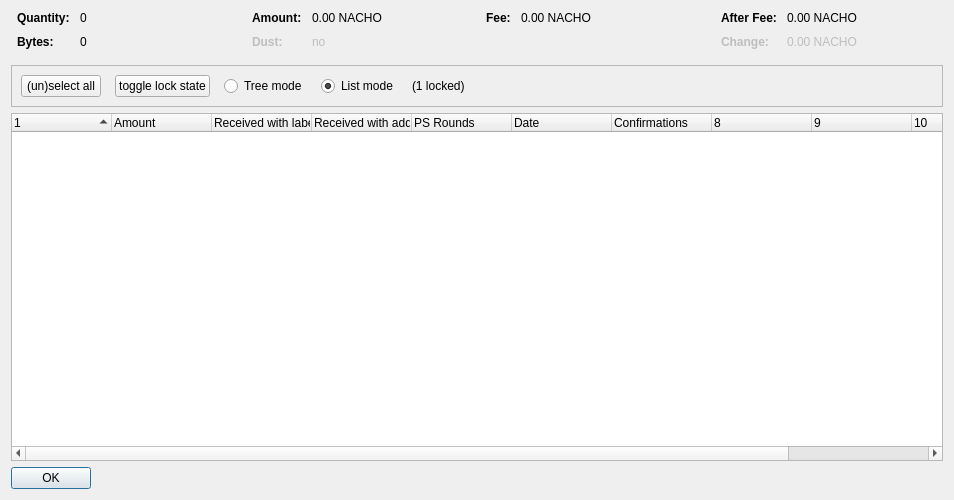
<?xml version="1.0" encoding="UTF-8"?>
<ui version="4.0">
 <class>CoinControlDialog</class>
 <widget class="QDialog" name="CoinControlDialog">
  <property name="geometry">
   <rect>
    <x>0</x>
    <y>0</y>
    <width>954</width>
    <height>500</height>
   </rect>
  </property>
  <property name="windowTitle">
   <string>Coin Selection</string>
  </property>
  <layout class="QVBoxLayout" name="verticalLayout">
   <item>
    <layout class="QHBoxLayout" name="horizontalLayoutTop" stretch="0,0,0,0">
     <property name="topMargin">
      <number>0</number>
     </property>
     <property name="bottomMargin">
      <number>10</number>
     </property>
     <item>
      <layout class="QFormLayout" name="formLayoutCoinControl1">
       <property name="horizontalSpacing">
        <number>10</number>
       </property>
       <property name="verticalSpacing">
        <number>10</number>
       </property>
       <property name="leftMargin">
        <number>6</number>
       </property>
       <property name="rightMargin">
        <number>6</number>
       </property>
       <item row="0" column="0">
        <widget class="QLabel" name="labelCoinControlQuantityText">
         <property name="font">
          <font>
           <weight>75</weight>
           <bold>true</bold>
          </font>
         </property>
         <property name="text">
          <string>Quantity:</string>
         </property>
        </widget>
       </item>
       <item row="0" column="1">
        <widget class="QLabel" name="labelCoinControlQuantity">
         <property name="cursor">
          <cursorShape>IBeamCursor</cursorShape>
         </property>
         <property name="contextMenuPolicy">
          <enum>Qt::ActionsContextMenu</enum>
         </property>
         <property name="text">
          <string notr="true">0</string>
         </property>
         <property name="textInteractionFlags">
          <set>Qt::LinksAccessibleByMouse|Qt::TextSelectableByKeyboard|Qt::TextSelectableByMouse</set>
         </property>
        </widget>
       </item>
       <item row="1" column="0">
        <widget class="QLabel" name="labelCoinControlBytesText">
         <property name="font">
          <font>
           <weight>75</weight>
           <bold>true</bold>
          </font>
         </property>
         <property name="text">
          <string>Bytes:</string>
         </property>
        </widget>
       </item>
       <item row="1" column="1">
        <widget class="QLabel" name="labelCoinControlBytes">
         <property name="cursor">
          <cursorShape>IBeamCursor</cursorShape>
         </property>
         <property name="contextMenuPolicy">
          <enum>Qt::ActionsContextMenu</enum>
         </property>
         <property name="text">
          <string notr="true">0</string>
         </property>
         <property name="textInteractionFlags">
          <set>Qt::LinksAccessibleByMouse|Qt::TextSelectableByKeyboard|Qt::TextSelectableByMouse</set>
         </property>
        </widget>
       </item>
      </layout>
     </item>
     <item>
      <layout class="QFormLayout" name="formLayoutCoinControl2">
       <property name="horizontalSpacing">
        <number>10</number>
       </property>
       <property name="verticalSpacing">
        <number>10</number>
       </property>
       <property name="leftMargin">
        <number>6</number>
       </property>
       <property name="rightMargin">
        <number>6</number>
       </property>
       <item row="0" column="0">
        <widget class="QLabel" name="labelCoinControlAmountText">
         <property name="font">
          <font>
           <weight>75</weight>
           <bold>true</bold>
          </font>
         </property>
         <property name="text">
          <string>Amount:</string>
         </property>
        </widget>
       </item>
       <item row="0" column="1">
        <widget class="QLabel" name="labelCoinControlAmount">
         <property name="cursor">
          <cursorShape>IBeamCursor</cursorShape>
         </property>
         <property name="contextMenuPolicy">
          <enum>Qt::ActionsContextMenu</enum>
         </property>
         <property name="text">
          <string notr="true">0.00 NACHO</string>
         </property>
         <property name="textInteractionFlags">
          <set>Qt::LinksAccessibleByMouse|Qt::TextSelectableByKeyboard|Qt::TextSelectableByMouse</set>
         </property>
        </widget>
       </item>
       <item row="1" column="0">
        <widget class="QLabel" name="labelCoinControlLowOutputText">
         <property name="enabled">
          <bool>false</bool>
         </property>
         <property name="font">
          <font>
           <weight>75</weight>
           <bold>true</bold>
          </font>
         </property>
         <property name="text">
          <string>Dust:</string>
         </property>
        </widget>
       </item>
       <item row="1" column="1">
        <widget class="QLabel" name="labelCoinControlLowOutput">
         <property name="enabled">
          <bool>false</bool>
         </property>
         <property name="cursor">
          <cursorShape>IBeamCursor</cursorShape>
         </property>
         <property name="contextMenuPolicy">
          <enum>Qt::ActionsContextMenu</enum>
         </property>
         <property name="text">
          <string notr="true">no</string>
         </property>
         <property name="textInteractionFlags">
          <set>Qt::LinksAccessibleByMouse|Qt::TextSelectableByKeyboard|Qt::TextSelectableByMouse</set>
         </property>
        </widget>
       </item>
      </layout>
     </item>
     <item>
      <layout class="QFormLayout" name="formLayoutCoinControl3">
       <property name="horizontalSpacing">
        <number>10</number>
       </property>
       <property name="verticalSpacing">
        <number>10</number>
       </property>
       <property name="leftMargin">
        <number>6</number>
       </property>
       <property name="rightMargin">
        <number>6</number>
       </property>
       <item row="0" column="0">
        <widget class="QLabel" name="labelCoinControlFeeText">
         <property name="font">
          <font>
           <weight>75</weight>
           <bold>true</bold>
          </font>
         </property>
         <property name="text">
          <string>Fee:</string>
         </property>
        </widget>
       </item>
       <item row="0" column="1">
        <widget class="QLabel" name="labelCoinControlFee">
         <property name="cursor">
          <cursorShape>IBeamCursor</cursorShape>
         </property>
         <property name="contextMenuPolicy">
          <enum>Qt::ActionsContextMenu</enum>
         </property>
         <property name="text">
          <string notr="true">0.00 NACHO</string>
         </property>
         <property name="textInteractionFlags">
          <set>Qt::LinksAccessibleByMouse|Qt::TextSelectableByKeyboard|Qt::TextSelectableByMouse</set>
         </property>
        </widget>
       </item>
      </layout>
     </item>
     <item>
      <layout class="QFormLayout" name="formLayoutCoinControl4">
       <property name="horizontalSpacing">
        <number>10</number>
       </property>
       <property name="verticalSpacing">
        <number>10</number>
       </property>
       <property name="leftMargin">
        <number>6</number>
       </property>
       <property name="rightMargin">
        <number>6</number>
       </property>
       <item row="0" column="0">
        <widget class="QLabel" name="labelCoinControlAfterFeeText">
         <property name="font">
          <font>
           <weight>75</weight>
           <bold>true</bold>
          </font>
         </property>
         <property name="text">
          <string>After Fee:</string>
         </property>
        </widget>
       </item>
       <item row="0" column="1">
        <widget class="QLabel" name="labelCoinControlAfterFee">
         <property name="cursor">
          <cursorShape>IBeamCursor</cursorShape>
         </property>
         <property name="contextMenuPolicy">
          <enum>Qt::ActionsContextMenu</enum>
         </property>
         <property name="text">
          <string notr="true">0.00 NACHO</string>
         </property>
         <property name="textInteractionFlags">
          <set>Qt::LinksAccessibleByMouse|Qt::TextSelectableByKeyboard|Qt::TextSelectableByMouse</set>
         </property>
        </widget>
       </item>
       <item row="1" column="0">
        <widget class="QLabel" name="labelCoinControlChangeText">
         <property name="enabled">
          <bool>false</bool>
         </property>
         <property name="font">
          <font>
           <weight>75</weight>
           <bold>true</bold>
          </font>
         </property>
         <property name="text">
          <string>Change:</string>
         </property>
        </widget>
       </item>
       <item row="1" column="1">
        <widget class="QLabel" name="labelCoinControlChange">
         <property name="enabled">
          <bool>false</bool>
         </property>
         <property name="cursor">
          <cursorShape>IBeamCursor</cursorShape>
         </property>
         <property name="contextMenuPolicy">
          <enum>Qt::ActionsContextMenu</enum>
         </property>
         <property name="text">
          <string notr="true">0.00 NACHO</string>
         </property>
         <property name="textInteractionFlags">
          <set>Qt::LinksAccessibleByMouse|Qt::TextSelectableByKeyboard|Qt::TextSelectableByMouse</set>
         </property>
        </widget>
       </item>
      </layout>
     </item>
    </layout>
   </item>
   <item>
    <widget class="QFrame" name="frame">
     <property name="minimumSize">
      <size>
       <width>0</width>
       <height>40</height>
      </size>
     </property>
     <property name="frameShape">
      <enum>QFrame::StyledPanel</enum>
     </property>
     <property name="frameShadow">
      <enum>QFrame::Sunken</enum>
     </property>
     <layout class="QHBoxLayout" name="horizontalLayout">
      <item>
       <layout class="QHBoxLayout" name="horizontalLayoutPanel" stretch="0,0,0,0,0,0">
        <property name="spacing">
         <number>14</number>
        </property>
        <item>
         <widget class="QPushButton" name="pushButtonSelectAll">
          <property name="sizePolicy">
           <sizepolicy hsizetype="Maximum" vsizetype="Fixed">
            <horstretch>0</horstretch>
            <verstretch>0</verstretch>
           </sizepolicy>
          </property>
          <property name="text">
           <string>(un)select all</string>
          </property>
          <property name="autoDefault">
           <bool>false</bool>
          </property>
         </widget>
        </item>
        <item>
         <widget class="QPushButton" name="pushButtonToggleLock">
          <property name="sizePolicy">
           <sizepolicy hsizetype="Maximum" vsizetype="Fixed">
            <horstretch>0</horstretch>
            <verstretch>0</verstretch>
           </sizepolicy>
          </property>
          <property name="text">
           <string>toggle lock state</string>
          </property>
          <property name="autoDefault">
           <bool>false</bool>
          </property>
         </widget>
        </item>
        <item>
         <widget class="QRadioButton" name="radioTreeMode">
          <property name="sizePolicy">
           <sizepolicy hsizetype="Maximum" vsizetype="Fixed">
            <horstretch>0</horstretch>
            <verstretch>0</verstretch>
           </sizepolicy>
          </property>
          <property name="text">
           <string>Tree mode</string>
          </property>
         </widget>
        </item>
        <item>
         <widget class="QRadioButton" name="radioListMode">
          <property name="sizePolicy">
           <sizepolicy hsizetype="Maximum" vsizetype="Fixed">
            <horstretch>0</horstretch>
            <verstretch>0</verstretch>
           </sizepolicy>
          </property>
          <property name="text">
           <string>List mode</string>
          </property>
          <property name="checked">
           <bool>true</bool>
          </property>
         </widget>
        </item>
        <item>
         <widget class="QLabel" name="labelLocked">
          <property name="text">
           <string>(1 locked)</string>
          </property>
         </widget>
        </item>
        <item>
         <spacer name="horizontalSpacer">
          <property name="orientation">
           <enum>Qt::Horizontal</enum>
          </property>
          <property name="sizeHint" stdset="0">
           <size>
            <width>40</width>
            <height>20</height>
           </size>
          </property>
         </spacer>
        </item>
       </layout>
      </item>
     </layout>
    </widget>
   </item>
   <item>
    <widget class="CoinControlTreeWidget" name="treeWidget">
     <property name="contextMenuPolicy">
      <enum>Qt::CustomContextMenu</enum>
     </property>
     <property name="sortingEnabled">
      <bool>false</bool>
     </property>
     <property name="columnCount">
      <number>11</number>
     </property>
     <attribute name="headerShowSortIndicator" stdset="0">
      <bool>true</bool>
     </attribute>
     <attribute name="headerStretchLastSection">
      <bool>false</bool>
     </attribute>
     <column>
      <property name="text">
       <string/>
      </property>
     </column>
     <column>
      <property name="text">
       <string>Amount</string>
      </property>
     </column>
     <column>
      <property name="text">
       <string>Received with label</string>
      </property>
     </column>
     <column>
      <property name="text">
       <string>Received with address</string>
      </property>
     </column>
     <column>
      <property name="text">
       <string>PS Rounds</string>
      </property>
     </column>
     <column>
      <property name="text">
       <string>Date</string>
      </property>
     </column>
     <column>
      <property name="text">
       <string>Confirmations</string>
      </property>
      <property name="toolTip">
       <string>Confirmed</string>
      </property>
     </column>
     <column>
      <property name="text">
       <string/>
      </property>
     </column>
     <column>
      <property name="text">
       <string/>
      </property>
     </column>
     <column>
      <property name="text">
       <string/>
      </property>
     </column>
     <column>
      <property name="text">
       <string/>
      </property>
     </column>
    </widget>
   </item>
   <item>
    <widget class="QDialogButtonBox" name="buttonBox">
     <property name="sizePolicy">
      <sizepolicy hsizetype="Maximum" vsizetype="Fixed">
       <horstretch>0</horstretch>
       <verstretch>0</verstretch>
      </sizepolicy>
     </property>
     <property name="orientation">
      <enum>Qt::Horizontal</enum>
     </property>
     <property name="standardButtons">
      <set>QDialogButtonBox::Ok</set>
     </property>
    </widget>
   </item>
  </layout>
 </widget>
 <customwidgets>
  <customwidget>
   <class>CoinControlTreeWidget</class>
   <extends>QTreeWidget</extends>
   <header>coincontroltreewidget.h</header>
  </customwidget>
 </customwidgets>
 <resources/>
 <connections/>
</ui>
